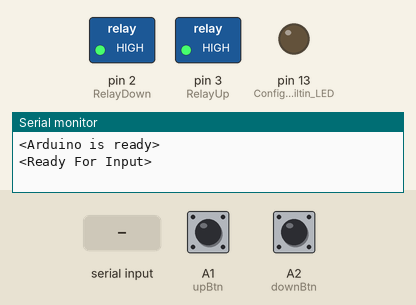
This sketch was run on a simulated Arduino Uno, built with avr-gcc and run on an emulated ATmega328P. Shown: switched loads named in the sketch (green lamp = pin HIGH), output pins drawn as LEDs (lit = HIGH), the last lines printed to the serial monitor. Inputs (shaded band) come from the test bench; at power-on: A1 (upBtn) HIGH, A2 (downBtn) HIGH.

Above: at 1.2 s.
1.3 s: A1 (upBtn) pulled LOW for 0.15 s
At 2.6 s:
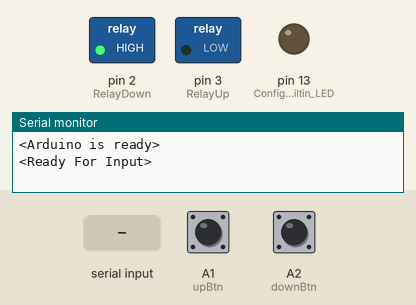
3.0 s: "up" received over Serial
5.5 s: "u" received over Serial
At 7.0 s:
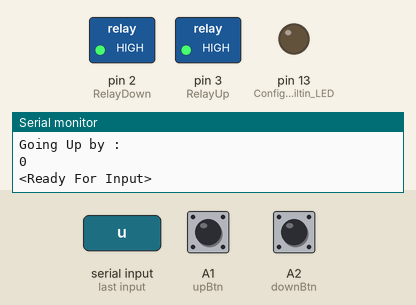
8.0 s: "Up" received over Serial
10.5 s: "90,45\n" received over Serial
At 11.3 s:
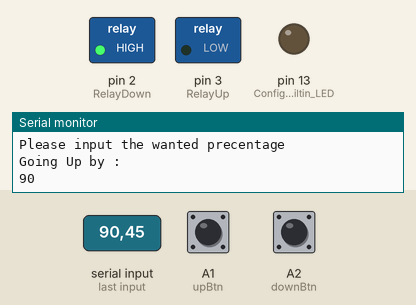
Timing chart, 0 to 30.0 s (numbered marks = the images above; inputs shaded):
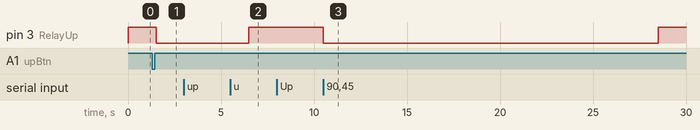

The sketch:

Triss.ino
```cpp
#include "OneButton.h"

int RelayDown = 2;                                                                            //Determines which pin will be used           (Any Digital Pin Maybe Used)
int RelayUp = 3;                                                                              //Determines which pin will be used
int FullTime = 20;                                                                            //The time that its takes to fully get down or up
char CurrDir= 'N';                                                                            //Determines which direction the "Triss" Goes rn.
String input = "";                                                                            //Declaring the serial Input
OneButton upBtn(A1, true);                                                                    //Declaring btns
OneButton downBtn(A2, true);                                                                  //Declaring btns

void setup() {
  // put your setup code here, to run once:
  Serial.begin(9600);                                                                         //Begins Serial at 9600 band
  Serial.println("<Arduino is ready>");                                                       //Prints To console [Cosmetics]
  pinMode(RelayDown , OUTPUT);                                                                //Configures certain Pin as Output
  pinMode(RelayUp , OUTPUT);                                                                  //Configures certain Pin as Output
  pinMode(LED_BUILTIN, OUTPUT);                                                               //Configures Builtin LED
  digitalWrite(RelayUp,HIGH);                                                                  //Sets the Pin to Turned Off Mode
  digitalWrite(RelayDown,HIGH);                                                                //Sets the Pin to Turned Off Mode
  upBtn.attachClick(upClick);                                                                 //Configuring btns
  downBtn.attachClick(downClick);                                                             //Configuring btns
}

void loop() {
  // put your main code here, to run repeatedly:
  Serial.println("<Ready For Input>");                                                         //Prints To console [Cosmetics]
  digitalWrite(RelayUp,HIGH);                                                                  //Sets the Pin to Turned Off Mode
  digitalWrite(RelayDown,HIGH);                                                                //Sets the Pin to Turned Off Mode
  while (Serial.available() == 0){
      upBtn.tick();                                              //Checking whatsupp with the up btn
      delay(10);
      downBtn.tick();                                            //Checking whatsupp with the down btn
    }                                                            //Waiting for input meanwhile checking the btns
  input = Serial.readString();                                                                 //Gets input from user
  Serial.println(input);
  if(input == "up" || input == "u" || input == "Up" || input == "U" || input == "UP")
  {
    Serial.println("Going Up");                                                                 //Informs About going Up[Cosmetics]
    Serial.println("Please input the wanted precentage");                                       //Requests the user to enter Precentage[Cosmetics]
    while (Serial.available() == 0){}                                                           //Stops and waits for input
    int Precentage = Serial.parseInt();                                                         //Reads the precentage
    Serial.println("Going Up by :");                                                            //Informs about going Up[Cosmetics]
    Serial.println(Precentage);                                                                 //Writes the precentage to the user (Informs)[Cosmetics]
    digitalWrite(RelayUp,LOW);                                                                  //Changes Pin mode To low (Closes the Circuit)
    delay(Precentage*FullTime*10);                                                              //Caculates the amount of time to wait to hold the circuit closed
    digitalWrite(RelayUp,HIGH);//Here is pinSet                                                 //Opens the circuit (Stops the "Triss")

  }
  else if(input == "down" || input == "d"|| input == "D" || input == "Down" || input == "DOWN")
  {
    Serial.println("Going Down");                                                               //Informs About going Down[Cosmetics]
    Serial.println("Please input the wanted precentage");                                       //Requests the user to enter Precentage[Cosmetics]
    while (Serial.available() == 0){}                                                           //Stops and waits for input
    int Precentage = Serial.parseInt();                                                         //Reads the precentage
    Serial.println("Going Down by :");                                                          //Informs about going Down[Cosmetics]
    Serial.println(Precentage);                                                                 //Writes the precentage to the user (Informs)[Cosmetics]
    digitalWrite(RelayDown,LOW);                                                                //Changes Pin mode To low (Closes the Circuit)
    delay(Precentage*FullTime*10);                                                              //Caculates the amount of time to wait to hold the circuit closed
    digitalWrite(RelayDown,HIGH);                                                               //Opens the circuit (Stops the "Triss")
  }
  Serial.println("");                                                                           //Sperates Visual [Cosmetics]
}

void upClick(){
  if (CurrDir == 'N'){
    digitalWrite(RelayUp,LOW);
    CurrDir = 'U';
  }
  else if(CurrDir == 'U'){
    digitalWrite(RelayUp,HIGH);
    CurrDir = 'N';
  }
}
void downClick(){
  if (CurrDir == 'N'){
    digitalWrite(RelayDown,LOW);
    CurrDir = 'D';
  }
  else if(CurrDir == 'D'){
    digitalWrite(RelayDown,HIGH);
    CurrDir = 'N';
  }
}
```

Measured:
- after the input at 1.3 s, pin 3 (RelayUp): HIGH → LOW after 0.22 s
- after the input at 5.5 s, pin 3 (RelayUp): LOW → HIGH after 1.0 s
- after the input at 10.5 s, pin 3 (RelayUp): HIGH → LOW at once, → HIGH 18.0 s later
